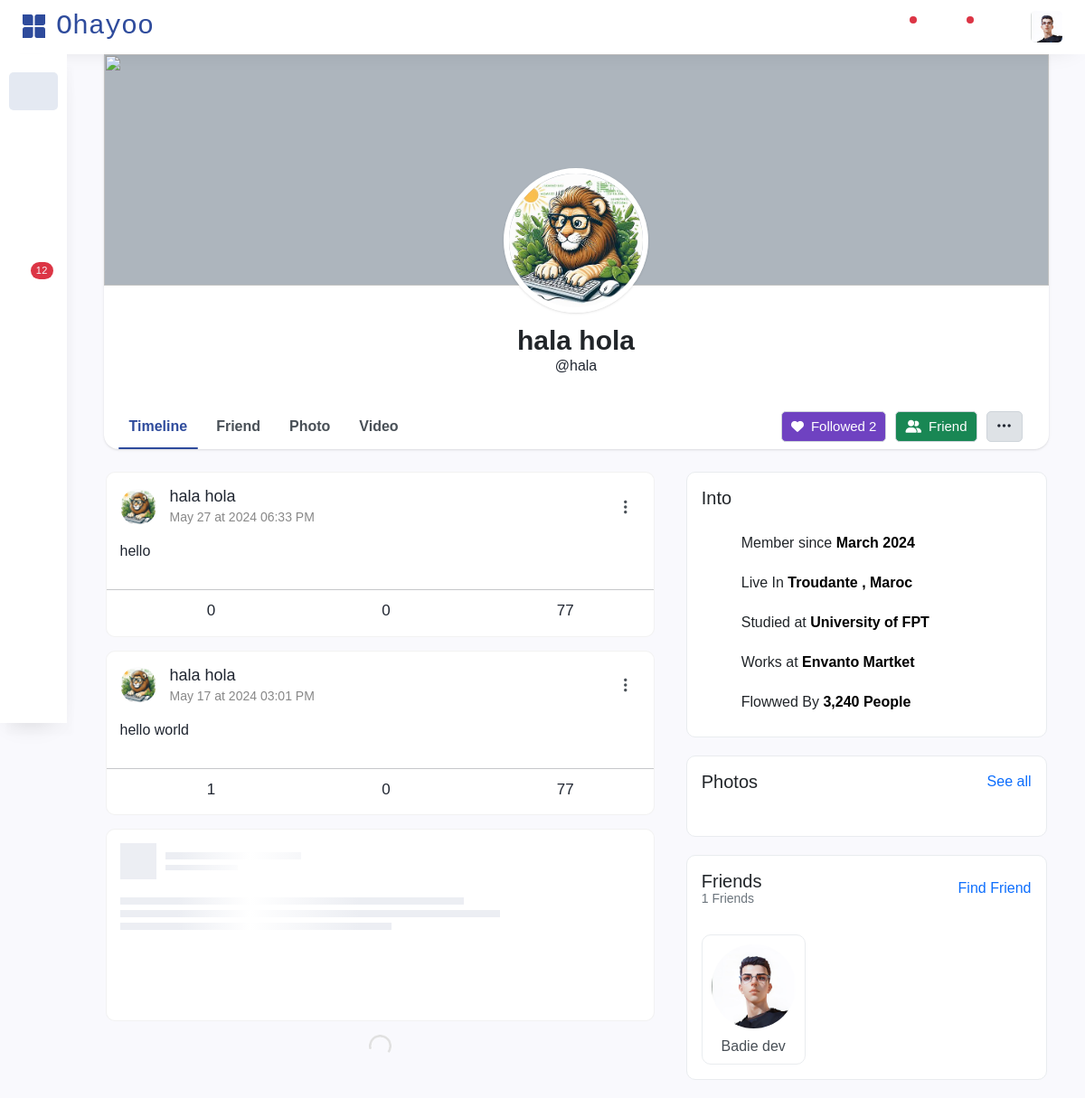
/u/profile.php?u=hala (signed in), run on the app's committed database.
### tables this page shows
CREATE TABLE `users` (
  `userId` bigint(20) UNSIGNED NOT NULL,
  `userName` varchar(20) NOT NULL,
  `fName` varchar(20) NOT NULL,
  `lName` varchar(20) NOT NULL,
  `email` varchar(40) NOT NULL,
  `gender` enum('female','male') NOT NULL,
  `dateBirth` int(11) NOT NULL,
  `status` int(11) NOT NULL DEFAULT -1,
  `imgP` text DEFAULT NULL,
  `imgC` text DEFAULT NULL,
  `pass` varchar(255) NOT NULL,
  `last_active` timestamp NOT NULL DEFAULT current_timestamp() ON UPDATE current_timestamp(),
  `bio` text DEFAULT NULL
);

CREATE TABLE `posts` (
  `post_id` bigint(20) UNSIGNED NOT NULL,
  `post_owner` bigint(20) UNSIGNED NOT NULL,
  `post_visibility` enum('public','friend','only_me') NOT NULL DEFAULT 'public',
  `post_date` timestamp NOT NULL DEFAULT current_timestamp(),
  `text_content` text DEFAULT NULL,
  `id_unique` varchar(255) NOT NULL
);

CREATE TABLE `like_post` (
  `like_id` bigint(20) UNSIGNED NOT NULL,
  `user_id` bigint(20) UNSIGNED NOT NULL,
  `like_date` timestamp NOT NULL DEFAULT current_timestamp() ON UPDATE current_timestamp(),
  `post_id` bigint(20) UNSIGNED NOT NULL
);

### u/profile.php (the view, shortened to what the rows shown need)
<?php
require_once "../core/init.php";
$fetched_user = new User();
$fetched_user->fetchUser("username",$_GET['u']);
$isCurrentUser =false;
$numberOfFriends = UserRelation::get_friends_number($fetched_user->getUserId());
?>
<!DOCTYPE html>
<html lang="en">
<head>
    <link rel="stylesheet" href="../asset/css/profile.css">
    <?php include "../layouts/header.php" ?>
</head>
<body data-page="profile">
<div class="profileMain menuV2">
    <section class="d-flex">
        <section class="app-center center">
            <section id="first-section" class="shadowF1">
                <div class="info">
                    <div class="name-and-username-container">
                        <h1><?php echo$fetched_user->fullName() ?></h1>
                        <p >@<?php echo $fetched_user->getPropertyValue("username"); ?></p>
                    </div>
                </div>
            </section>
            <section id="second-section" class="d-flex container">
                <div class="left col-lg-7 col-12">
                    <section class="postes-global">
                        <section class="posts">
                            <?php
                                    $posts = Post::fetchPostsOfUser($fetched_user->getUserId(),$user->getUserId());
                                    if(count($posts) == 0) {
                                        if(!$isCurrentUser){
                                            echo '<div id="empty-posts-message">
                                                        <h3>Try to add friends, or follow them to<BR> see their posts ..</h3>
                                                   </div>';
                                        }else{
                                            echo '<div id="empty-posts-message">
                                                        <h3>Try to add new Post</h3>
                                                   </div>';
                                        }
                                    }else {
                                        foreach ($posts as $post) {
                                            $post_view = new Post_Manager();
                                            echo $post_view->generate_post($post, $user);
                                        }
                                    }
                            ?>
                        </section>
                    </section>
                </div>
                <div class="right d-none d-lg-block col-lg-5">
                    <div>
                        <div class="card friends-container cardF1 shadow-xss rounded-xxl">
                            <div class=" items card-body">
                                <?php
                                    if($isCurrentUser && !$numberOfFriends){
                                        echo "Try to add friends";
                                    }else{
                                        $friends = UserRelation::get_friends($fetched_user->getUserId());
                                        foreach ($friends as $f){
                                            $profileUrl = FG::generateUrlProfile($f,"username");
                                            echo <<<F
                                           <div class="item">
                                                <a href="$profileUrl">
                                                    <div class="profile">
                                                        <img src="$root/{$f->getPropertyValue("picture")}" alt="@{$f->getPropertyValue("username")}">
                                                        <div class="info">
                                                            <h5 class="fullName">{$f->fullname()}</h5>
                                                        </div>
                                                    </div>
                                                </a>
                                            </div>
F;
                                        }
                                    }
                                ?>
                            </div>
                        </div>
                    </div>
                </div>
            </section>
        </section>
    </section>
</div>
</body>

### layouts/post/Post_Manager.php (shortened to what the rows shown need)
<?php
    class Post_Manager {
        function generate_post($post, $user,$media=true): string
        {
            $root = Config::get("root/path");
            $post_owner_user = new User();
            $post_owner_user->fetchUser("userId", $post->getPropertyValue("post_owner"));
            $post_owner_picture = Config::get("root/path") . (($post_owner_user->getPropertyValue("picture") != "") ? $post_owner_user->getPropertyValue("picture") : "/upload/default.jpg");
            $post_id= $post->getPropertyValue("post_id");
            $post_owner_name = $post_owner_user->fullName();
            $post_owner_actions = <<<EOO
                        <a class=" share-post ">
                            <i class="fal fa-share-all"></i>
                            Share post
                        </a>
                        <a class=" hide-post ">
                            <i class="fal fa-eye-slash"></i>
                            Hide post
                        </a>
EOO;
            if($post->getPropertyValue("post_owner") == $user->getPropertyValue('userId')) {
                $post_owner_actions .= <<<EOO
                        <a class=" delete-post ">
                        <i class="fal fa-trash"></i>
                        Delete post
                        </a>
                        <a class=" edit-post ">
                            <i class="fal fa-edit"></i>
                            Edit post
                        </a>
EOO;
            }else{
                $post_owner_actions .= <<<EOO
                        <a class=" repost-post ">
                            <i class="fal fa-flag"></i>
                            Report post
                        </a>
EOO;
            }
            $post_date = $post->getPropertyValue("post_date");
            $post_date = date("F d \a\\t Y h:i A",strtotime($post_date));
            $post_visibility = "";
            if($post->getPropertyValue('post_visibility') == "public") {
                $post_visibility = '<i class="fad fa-earth"></i>';
            } else if($post->getPropertyValue('post_visibility') == "friend") {
                $post_visibility ='<i class="fad fa-user-friends"></i>';
            }  else if($post->getPropertyValue('post_visibility') == "only_me") {
                $post_visibility =' <i class="fad fa-lock"></i>';
            }
            $image_components = "";
            $video_components = "";
            $post_mediaArr = $post->getPropertyValue("postMedia");
            $post_text_content = htmlspecialchars_decode($post->getPropertyValue("text_content"));
            $comments_count = Comment::count_post_comments($post_id);
            $comments_count = FG::sanitize_num($comments_count);
            $like_manager = new Like();
            $likes_count = count($like_manager->get_post_users_likes_by_post($post_id));
            $likes_count = FG::sanitize_num($likes_count);
            $like_class = "";
            $profileUrl = FG::generateUrlProfile($post_owner_user,"username");
            return <<<EOS
        <div class="post-item newPost handle">
				<div class="timeLine-post">
					<div
						class="post-header d-flex justify-content-between align-items-center"
					>
						<div class="left d-flex">
							<a class="profile" href="$profileUrl">
								<img
									src="$post_owner_picture"
									class="post-user-profile imgF1"
									alt=""
								/>
							</a>
							<div>
								<a href="$profileUrl"><h5 class="post-user-name m-0">$post_owner_name</h5></a>
								<div class="d-flex align-items-center">
									<span class="post-date">$post_date</span>
									$post_visibility
								</div>
							</div>
						</div>
						<div class="right">
							<i class="btnF1 circle bi-three-dots-vertical btn-more-option"></i>
							<div class="uk-dropdown">
							    <nav>
							    $post_owner_actions
                                </nav>
                            </div>
						</div>
					</div>
					<div class="post-text">
					    <div class="post-edit-container relative">
                            <textarea autocomplete="off" class="editable-input post-editable-text"></textarea>
                            <i class="close-post-edit fa fa-close"> </i>
                            <button class="submit-editing btnF1 circle">
                                  <i class="fa fa-paper-plane-top"></i>
                            </button>
                        </div>
						<p class="text">
							$post_text_content
						</p>
					</div>
					<div class="post-media">
					    $image_components
						$video_components
					</div>
					<hr />
					<div class="post-option-btn">
						<div class="left">
							<div class="btn-option post-meta-like" id="like">
								<button class="$like_class" id="like">
									<i class="fal fa-thumbs-up"></i>
								</button>
								<span class="value">$likes_count</span>
							</div>
							<div class="btn-option post-meta-comment">
								<button class="" id="comment">
									<i class="fal fa-comment"></i>
								</button>
								<span class="value">$comments_count</span>
							</div>
							<div class="btn-option post-meta-share">
								<button class="" id="share">
									<i class="fal fa-share"></i>
								</button>
								<span class="value">77</span>
							</div>
						</div>
						<div class="right"></div>
					</div>
				</div>
				<input type="hidden" class="postId" value="$post_id" />
			</div>
EOS;
        }
    }
?>

### data on the page
users: $fetched_user->fullName() "hala hola"
posts: users.fName+lName "hala hola", post_date "May 27 at 2024 06:33 PM", post_text_content "hello", likes_count "0", comments_count "0"
posts: users.fName+lName "hala hola", post_date "May 17 at 2024 03:01 PM", post_text_content "hello world", like_post.user_id "1", comments_count "0"
users: $f->fullname() "Badie dev"

### other printed values
$fetched_user->getPropertyValue("username") "hala"
$numberOfFriends "1"
